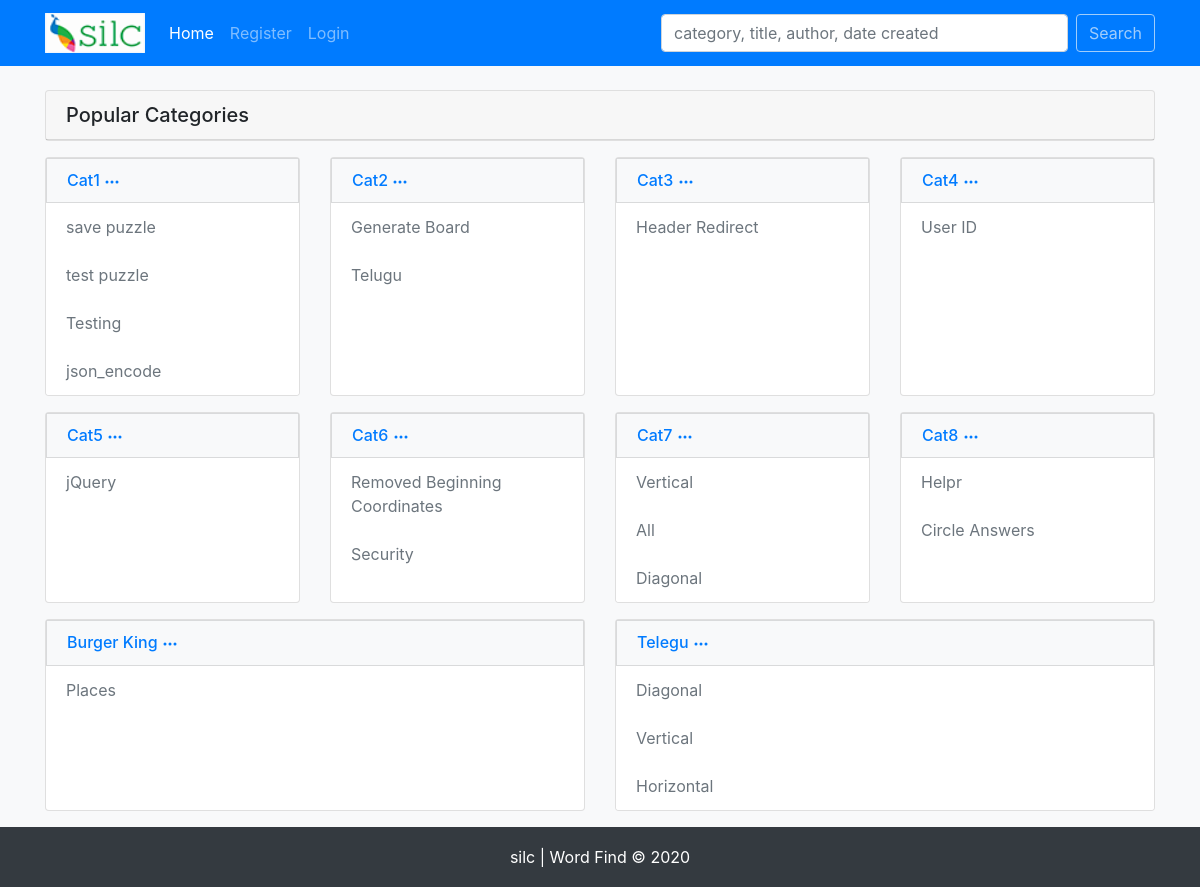
Before: / with the older database file.
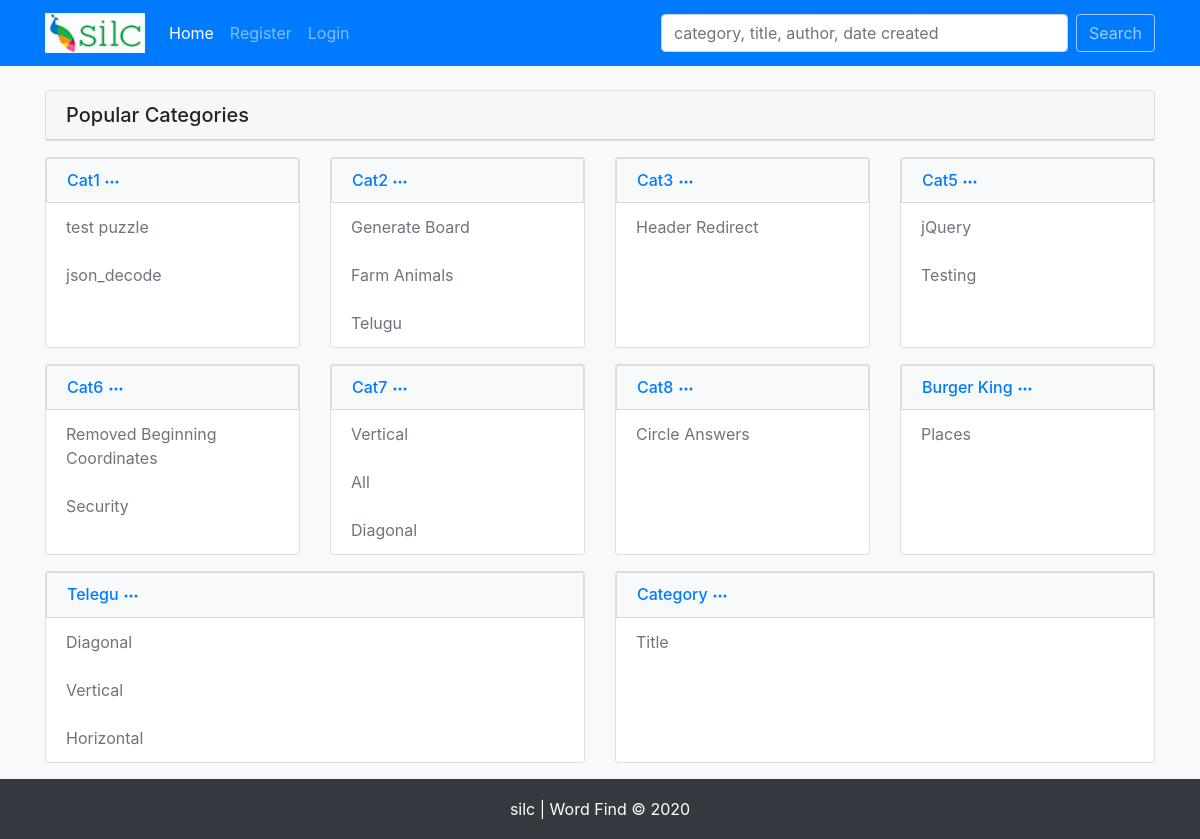
After: the same page with the newer database file.
### tables this page shows
CREATE TABLE `categories` (
  `cat_id` int(11) NOT NULL,
  `cat_name` varchar(255) NOT NULL
);

### helpers/sessions.php (called while the page is built, shortened)
<?php
    function isLoggedIn(){
        if(isset($_SESSION['user_id'])){
            return true;
        } else {
            return false;
        }
    }

### helpers/functions.php (called while the page is built, shortened)
<?php
    function getCategoriesWithTopNResults($pdo){
        $sql = "SELECT cat_name, categories.cat_id,
                SUBSTRING_INDEX(GROUP_CONCAT(puzzles.title ORDER BY puzzles.puzzle_id DESC), ',', 5) AS puzzle_names, -- show top 5 results --
                SUBSTRING_INDEX(GROUP_CONCAT(puzzles.puzzle_id ORDER BY puzzles.puzzle_id DESC), ',', 5) AS puzzle_ids -- id top 5 results --
                FROM puzzles
                INNER JOIN categories
                ON categories.cat_id = puzzles.cat_id
                GROUP BY categories.cat_name
                ORDER BY categories.cat_id
        ";
        $stmt = $pdo->prepare($sql);
        $stmt->execute();
        return $stmt->fetchAll();
    }

### index.php (the view)
<?php
    $pageTitle = 'Word Find';
    include 'includes/header.php';
    $categories = getCategoriesWithTopNResults($pdo);
?>
    <div class="card mt-4">
        <h5 class="card-header">Popular Categories</h5>
    </div>
<?php
    $numOfCols = 4;
    $rowCount = 0;
    foreach($categories as $category):
        $data = [
            'cat_name' => $category->cat_name,
            'puzzle' => explode(',', $category->puzzle_names),
            'puzzle_id' => explode(',', $category->puzzle_ids)
        ];
        if($rowCount % $numOfCols == 0):
?>
        <div class="row">
    <?php
        endif;
        $rowCount++;
    ?>
    <div class="col-md mt-3">
        <div class="card h-100">
            <div class="list-group">
                <h6 class="mb-0"><a href="category.php?categoryId=<?php echo $category->cat_id; ?>" class="list-group-item list-group-item-action bg-light text-primary"><?php echo $category->cat_name; ?>
                    <svg width="1em" height="1em" viewBox="0 0 16 16" class="bi bi-three-dots" fill="currentColor" xmlns="http://www.w3.org/2000/svg">
                        <path fill-rule="evenodd" d="M3 9.5a1.5 1.5 0 1 1 0-3 1.5 1.5 0 0 1 0 3zm5 0a1.5 1.5 0 1 1 0-3 1.5 1.5 0 0 1 0 3zm5 0a1.5 1.5 0 1 1 0-3 1.5 1.5 0 0 1 0 3z"/>
                    </svg>
                </a></h6>
            <?php foreach($data['puzzle'] as $index => $puzzle): ?>
                <a href="puzzle.php?puzzleId=<?php echo $data['puzzle_id'][$index]; ?>" class="list-group-item list-group-item-action text-muted border-0"><?php echo $puzzle; ?></a>
            <?php endforeach; ?>
            </div>
        </div>
    </div>
        <?php
            if($rowCount % $numOfCols == 0): ?>
        </div>
<?php
            endif;
        endforeach;
?>
<?php include('includes/footer.php'); ?>

### includes/header.php (shortened to what this page needs)
<?php
    require_once 'db.php';
    require_once 'helpers/functions.php';
    require_once 'helpers/sessions.php';
?>
<!DOCTYPE html PUBLIC '-//W3C//DTD XHTML 1.0 Transitional//EN''http://www.w3.org/TR/xhtml1/DTD/xhtml1-transitional.dtd'><html xmlns='http://www.w3.org/1999/xhtml' xml:lang='en' lang='en'>
<head>
    <link rel="stylesheet" href="https://stackpath.bootstrapcdn.com/bootstrap/4.5.2/css/bootstrap.min.css">
    <link rel="stylesheet" href="css/style.css">
</head>
<body class="d-flex flex-column">
    <nav class="navbar sticky-top navbar-expand-lg navbar-dark bg-primary">
        <div class="container">
            <a class="navbar-brand" href="index.php"><img src="images/logo.png"style="width:100px;height:40px;" alt="logo"></a>
            <div class="collapse navbar-collapse justify-content-between" id="navbarNavAltMarkup">
                <div class="navbar-nav">
                    <a href="index.php" class="nav-item nav-link <?php echo ($pageTitle == 'Word Find') ? ' active' : '' ; ?>">Home</a>
                <?php if(isLoggedIn()) : ?>
                    <a href="create_puzzle.php" class="nav-item nav-link <?php echo ($pageTitle == 'Word Find Puzzle Maker') ? ' active' : '' ; ?>">Create Puzzle</a>
                    <a href="?logout" class="nav-item nav-link">Logout</a>
                <?php else: ?>
                    <a href="" class="nav-item nav-link" data-toggle="modal" data-target="#registerModal">Register</a>
                    <a href="" id="loginBtn" class="nav-item nav-link" data-toggle="modal" data-target="#loginModal">Login</a>
                <?php endif; ?>
                </div>
                <form id="search" class="form-inline" action="search.php" method="post">
                    <input class="form-control mr-sm-2" type="search" name="query" placeholder="category, title, author, date created" onfocus="this.placeholder = ''" onblur="this.placeholder = 'category, title, author, date created'" size="33" aria-label="Search" value="<?php echo isset($_POST['query']) ? $_POST['query'] : ''; ?>">
                    <button class="btn btn-outline-light my-2 my-sm-0" type="submit">Search</button>
                </form>
            </div>
        </div>
    </nav>
    <main class="flex-fill pb-3 bg-light">
        <div class="container">

### includes/footer.php (shortened to what this page needs)
        </div>
    </main>
    <footer class="bg-dark">
       <div class="container text-white">
            silc | Word Find &#169; <?php echo date('Y');  ?>
       </div>
    </footer>
</body>
</html>

### css/style.css (style rules this page uses)
footer { height: 60px; line-height: 60px; text-align: center; }

Changed rows visible on the page:
removed categories: cat_name "Cat4", puzzle "User ID"
added categories: cat_name "Category", puzzle "Title"
Other visible differences:
new list line: "json_decode"
new list line: "Farm Animals"
new list line: "Testing"
list line gone: "save puzzle"
list line gone: "Testing"
list line gone: "json_encode"
list line gone: "Helpr"
